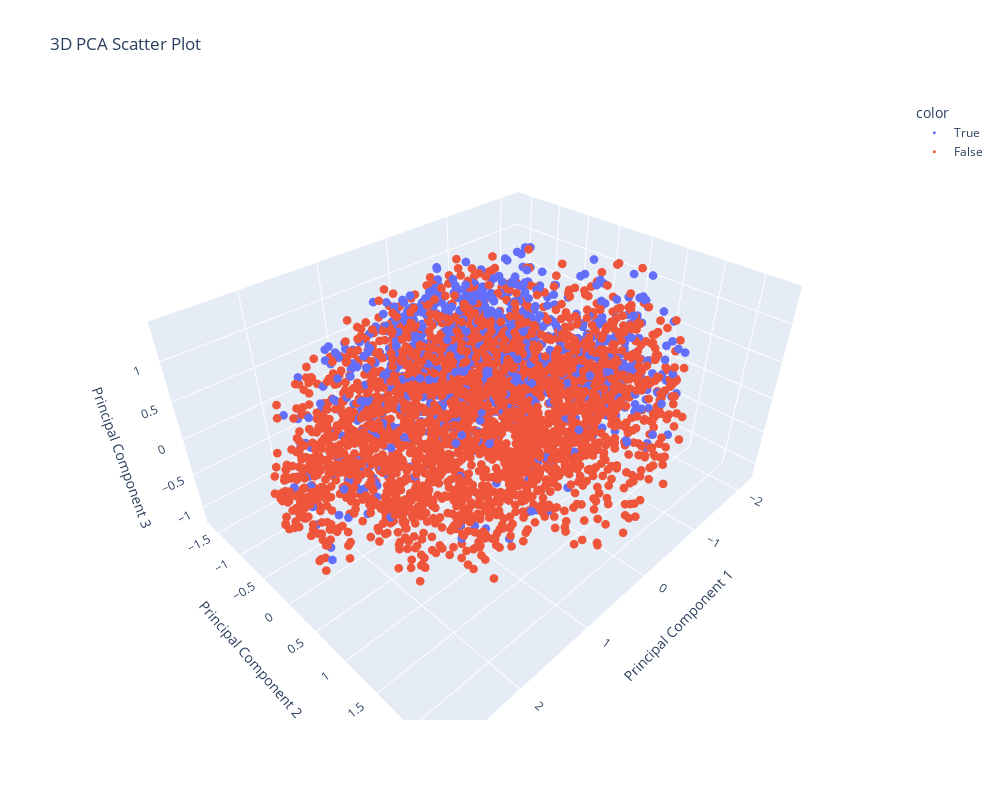

Notebook source saved alongside this figure:
### Code cell
fig = px.scatter_3d(
    x=X_pca[:, 0],
    y=X_pca[:, 1],
    z=X_pca[:, 2],
    color=df[target],
    labels={"x": "Principal Component 1", "y": "Principal Component 2", "z": "Principal Component 3"},
    title="3D PCA Scatter Plot",
)

fig.update_traces(marker={"size": 3})
fig.update_layout(width=1000, height=800)
fig.show()

### Figure 1 — Plotly figure (JSON) as saved in the notebook; plotly's stock layout.template omitted (floating-point values rounded to 4 significant figures; data arrays with more than 128 entries replaced by an {"elided": "..."} marker saying what was removed)
{"data": [{"hovertemplate": "color=True<br>Principal Component 1=%{x}<br>Principal Component 2=%{y}<br>Principal Component 3=%{z}<extra></extra>", "legendgroup": "True", "marker": {"color": "#636efa", "size": 3, "symbol": "circle"}, "mode": "markers", "name": "True", "scene": "scene", "showlegend": true, "type": "scatter3d", "x": {"elided": "1398 float values"}, "y": {"elided": "1398 float values"}, "z": {"elided": "1398 float values"}}, {"hovertemplate": "color=False<br>Principal Component 1=%{x}<br>Principal Component 2=%{y}<br>Principal Component 3=%{z}<extra></extra>", "legendgroup": "False", "marker": {"color": "#EF553B", "size": 3, "symbol": "circle"}, "mode": "markers", "name": "False", "scene": "scene", "showlegend": true, "type": "scatter3d", "x": {"elided": "3008 float values"}, "y": {"elided": "3008 float values"}, "z": {"elided": "3008 float values"}}], "layout": {"height": 800, "legend": {"title": {"text": "color"}, "tracegroupgap": 0}, "scene": {"domain": {"x": [0, 1], "y": [0, 1]}, "xaxis": {"title": {"text": "Principal Component 1"}}, "yaxis": {"title": {"text": "Principal Component 2"}}, "zaxis": {"title": {"text": "Principal Component 3"}}}, "title": {"text": "3D PCA Scatter Plot"}, "width": 1000}}
